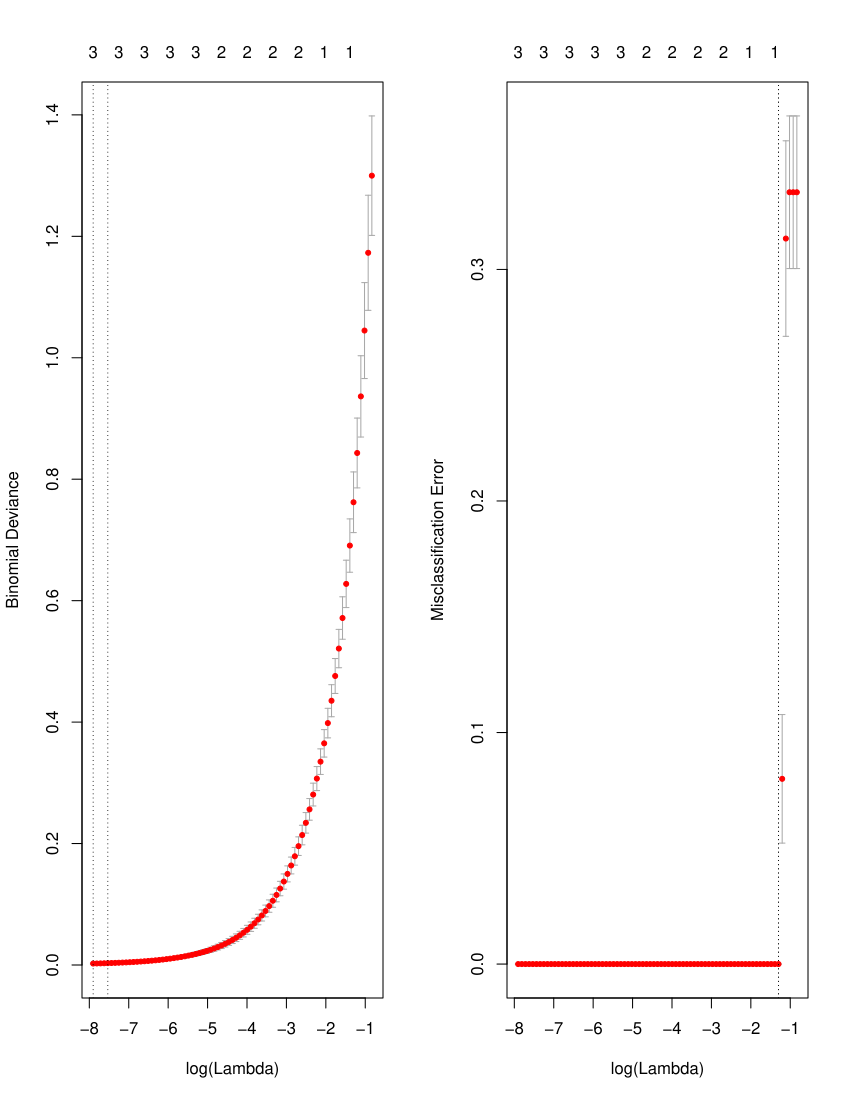

R code for this plot:
data(iris)
df=iris
x=as.matrix(df[,1:4])
y=as.vector(df[,5])
y=as.numeric(y=="setosa")
cv=cv.glmnet(x,y,family="binomial")
cv2=cv.glmnet(x,y,family="binomial",type.measure="class")
par(mfrow=c(1,2))
plot(cv)
plot(cv2)
par(mfrow=c(1,1))
lambda=cv$lambda.min
result=glmnet(x,y,lambda=lambda,family="binomial")
beta=result$beta
beta.0=result$a0
f=function(x){
  beta.0+x%*%beta
}
g=function(x){
  exp(f(x))/(1+exp(f(x)))
}
z=array(dim=150)
for(i in 1:150){
  z[i]=drop(g(x[i,]))
}
y==(z>0.5)
